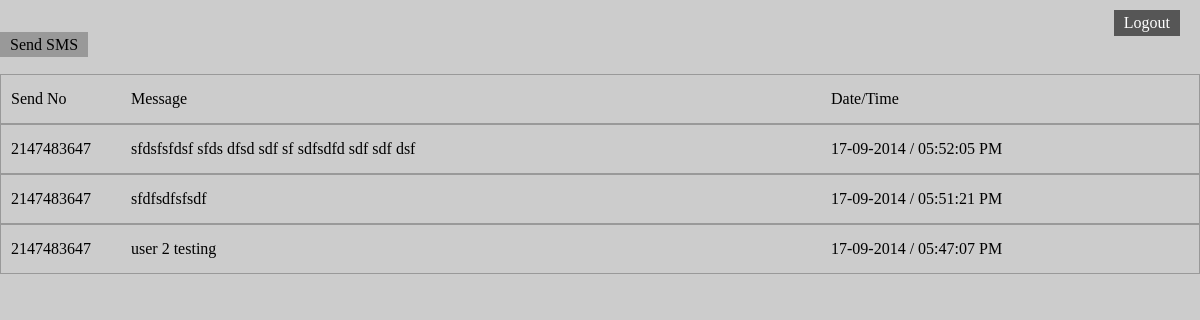
Page /sended.php (signed in) on the committed database.
### tables this page shows
CREATE TABLE IF NOT EXISTS `messagelist` (
  `message_id` int(11) NOT NULL AUTO_INCREMENT,
  `messageuser_id` int(11) NOT NULL,
  `message_no` int(11) NOT NULL,
  `message_text` varchar(200) NOT NULL,
  `message_datetime` varchar(100) NOT NULL,
  PRIMARY KEY (`message_id`)
);

### header.php (called while the page is built, shortened)
<?php
include('config.php');
$connection  = new connection();
?>

### config.php (called while the page is built, shortened)
<?php
Class connection{
	public $con ;
	public function connect($set_host,$set_user,$set_password,$set_database){
		$this->host = $set_host;
		$this->user = $set_user;
		$this->password = $set_password;
		$this->database = $set_database;
		$this->con = mysqli_connect($this->host,$this->user,$this->password,$this->database) or die('Error connecting to DB');
		return ($this->con);
	}
	public function myquery($sqlquery){
		$result = mysqli_query($this->con,$sqlquery) or die('Error in query');
		return($result);
	}
}
?>

### sended.php (the view, shortened to what this page needs)
<?php
include('header.php');
?>
<!Doctype html>
<html>
<head>
	<link href="css/style.css" type="text/css" rel="stylesheet"/>
</head>
<body>
	<div class="wrapper">
		<div class="logout">
			<a href="logout.php">Logout</a>
		</div>
		<div class="backstep">
			<a class="button" href="home.php">Send SMS</a>
		</div>
		<div class="messagesent">
			<ul>
				<li><span class="col col1">Send No</span><span class="col col2">Message</span><span class="col col3">Date/Time</span></li>
				<?php
				$userid = $_SESSION['user'];
				$messagequery = "SELECT * FROM messagelist WHERE messageuser_id= '$userid' ORDER BY message_datetime desc";
				$messageresult = $connection->myquery($messagequery);
				while($mresult = mysqli_fetch_array($messageresult)){
					?>
					<li><span class="col col1"><?php echo $mresult['message_no']; ?></span><span class="col col2"><?php echo $mresult['message_text']; ?></span><span class="col col3">
						<?php
						$timestamp= $mresult['message_datetime'];
						echo date("d-m-Y  / h:i:s A", $timestamp);
						?></span></li>
						<?php
					}
					?>
				</ul>
			</div>
		</div>
	</body>
	</html>

### css/style.css (style rules this page uses)
* { margin:0px; padding:0px; }
html { width:100%;height:100%; }
body { width:100%;height:100%; }
.wrapper { width:100%;height:100%;background:#ccc; }
.logout { text-align: right; padding:0px 20px 0px 0px; }
.logout a { display: inline-block;padding: 4px 10px; text-decoration: none; background:#565656; margin-top: 10px; color:#fff; }
.button { text-decoration: none;color:#000; background:#999; padding: 4px 10px; }
.messagesent { margin: 20px 0px 0px 0px; }
.messagesent li { padding: 15px 10px;border:1px solid #999; }
.messagesent li .col { display: inline-block; }
.messagesent li .col1 { width:120px; }
.messagesent li .col2 { width:700px; }
.messagesent li .col3 { width:200px; }
.backstep .button { text-decoration: none;color:#000; background:#999; padding: 4px 10px; }

### rows in the picture
messagelist: message_no "2147483647", message_text "sfdsfsfdsf sfds dfsd sdf sf sdfsdfd sdf sdf dsf", message_datetime "17-09-2014 / 05:52:05 PM"
messagelist: message_no "2147483647", message_text "sfdfsdfsfsdf", message_datetime "17-09-2014 / 05:51:21 PM"
messagelist: message_no "2147483647", message_text "user 2 testing", message_datetime "17-09-2014 / 05:47:07 PM"
